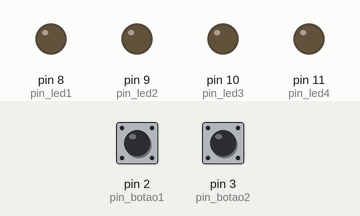
The sketch below on a simulated Arduino Uno, built with avr-gcc and run on an emulated ATmega328P. Shown: output pins drawn as LEDs (lit = HIGH). The test bench sets the inputs (shaded band); at power-on: pin 2 (pin_botao1) LOW, pin 3 (pin_botao2) LOW.

Above: at 1.2 s.
1.3 s: pin 2 (pin_botao1) pulled HIGH for 0.15 s
At 2.0 s:
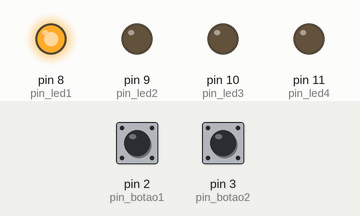
2.9 s: pin 2 (pin_botao1) pulled HIGH for 1 s
At 3.2 s:
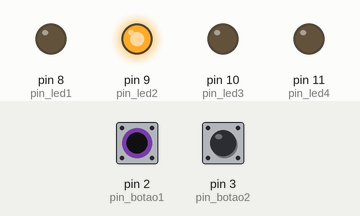
5.4 s: pin 2 (pin_botao1) pulled HIGH for 0.15 s
At 6.3 s:
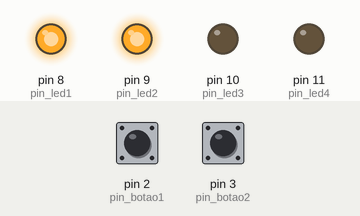
7.0 s: pin 2 (pin_botao1) pulled HIGH for 3.2 s
At 7.5 s:
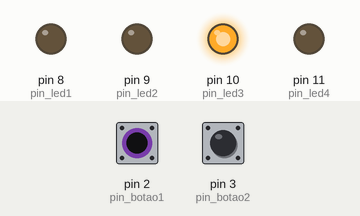
11.7 s: pin 2 (pin_botao1) pulled HIGH for 0.15 s
At 12.3 s:
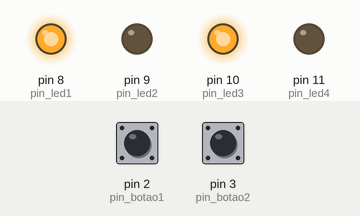
13.3 s: pin 2 (pin_botao1) pulled HIGH for 1 s
At 14.7 s:
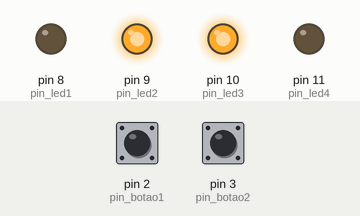
Timing chart, 0 to 16.3 s (numbered marks = the images above; inputs shaded):
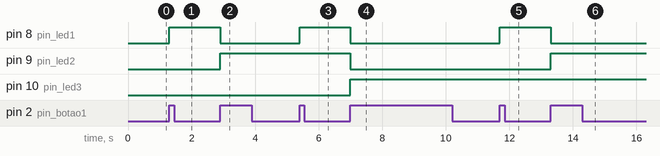

The sketch:

contador_sem_repeticao_com_binario.ino
```cpp
#define pin_led1 8
#define pin_led2 9
#define pin_led3 10
#define pin_led4 11
#define pin_botao1 2
#define pin_botao2 3

int cont = 0;
int tic1 = 0;
int tic2 = 0;
void setup() {
  pinMode(pin_led1, OUTPUT);
  pinMode(pin_led2, OUTPUT);
  pinMode(pin_led3, OUTPUT);
  pinMode(pin_led4, OUTPUT);
  pinMode(pin_botao1, INPUT);
  pinMode(pin_botao2, INPUT);
  Serial.begin(9600);
}

void loop() {
  // put your main code here, to run repeatedly:
  bool botaoA = digitalRead(pin_botao1);
  bool botaoB = digitalRead(pin_botao2);


if (botaoA == 1 && tic1 == 0 && cont<15) {
    cont += 1;
    tic1 += 1;
 }
if (botaoA == 0) {
    tic1 = 0;
}

if (botaoB == 1 && tic2 == 0 && cont>0) {
    cont -= 1;
    tic2 += 1;
 }
if (botaoB == 0) {
    tic2 = 0;
}

  if (cont == 0){
  digitalWrite(pin_led1,  LOW);
  digitalWrite(pin_led2,  LOW);
  digitalWrite(pin_led3,  LOW);
  digitalWrite(pin_led4,  LOW);
  }
   if (cont == 1){
  digitalWrite(pin_led1,  HIGH);
  digitalWrite(pin_led2,  LOW);
  digitalWrite(pin_led3,  LOW);
  digitalWrite(pin_led4,  LOW);
  }
  if (cont == 2){
  digitalWrite(pin_led1,  LOW);
  digitalWrite(pin_led2,  HIGH);
  digitalWrite(pin_led3,  LOW);
  digitalWrite(pin_led4,  LOW);
  }
  if (cont == 3){
  digitalWrite(pin_led1,  HIGH);
  digitalWrite(pin_led2,  HIGH);
  digitalWrite(pin_led3,  LOW);
  digitalWrite(pin_led4,  LOW);
  }
  if (cont == 4){
  digitalWrite(pin_led1,  LOW);
  digitalWrite(pin_led2,  LOW);
  digitalWrite(pin_led3,  HIGH);
  digitalWrite(pin_led4,  LOW);
  }
  if (cont == 5){
  digitalWrite(pin_led1,  HIGH);
  digitalWrite(pin_led2,  LOW);
  digitalWrite(pin_led3,  HIGH);
  digitalWrite(pin_led4,  LOW);
  }
  if (cont == 6){
  digitalWrite(pin_led1,  LOW);
  digitalWrite(pin_led2,  HIGH);
  digitalWrite(pin_led3,  HIGH);
  digitalWrite(pin_led4,  LOW);
  }
  if (cont == 7){
  digitalWrite(pin_led1,  HIGH);
  digitalWrite(pin_led2,  HIGH);
  digitalWrite(pin_led3,  HIGH);
  digitalWrite(pin_led4,  LOW);
  }
  if (cont == 8){
  digitalWrite(pin_led1,  LOW);
  digitalWrite(pin_led2,  LOW);
  digitalWrite(pin_led3,  LOW);
  digitalWrite(pin_led4,  HIGH);
  }
  if (cont == 9){
  digitalWrite(pin_led1,  HIGH);
  digitalWrite(pin_led2,  LOW);
  digitalWrite(pin_led3,  LOW);
  digitalWrite(pin_led4,  HIGH);
  }
  if (cont == 10){
  digitalWrite(pin_led1,  LOW);
  digitalWrite(pin_led2,  HIGH);
  digitalWrite(pin_led3,  LOW);
  digitalWrite(pin_led4,  HIGH);
  }
  if (cont == 11){
  digitalWrite(pin_led1,  HIGH);
  digitalWrite(pin_led2,  HIGH);
  digitalWrite(pin_led3,  LOW);
  digitalWrite(pin_led4,  HIGH);
  }
  if (cont == 12){
  digitalWrite(pin_led1,  LOW);
  digitalWrite(pin_led2,  LOW);
  digitalWrite(pin_led3,  HIGH);
  digitalWrite(pin_led4,  HIGH);
  }
  if (cont == 13){
  digitalWrite(pin_led1,  HIGH);
  digitalWrite(pin_led2,  LOW);
  digitalWrite(pin_led3,  HIGH);
  digitalWrite(pin_led4,  HIGH);
  }
  if (cont == 14){
  digitalWrite(pin_led1,  LOW);
  digitalWrite(pin_led2,  HIGH);
  digitalWrite(pin_led3,  HIGH);
  digitalWrite(pin_led4,  HIGH);
  }
  if (cont == 15){
  digitalWrite(pin_led1,  HIGH);
  digitalWrite(pin_led2,  HIGH);
  digitalWrite(pin_led3,  HIGH);
  digitalWrite(pin_led4,  HIGH);
  }

}
```

Measured:
- after the input at 1.3 s, pin 8 (pin_led1): LOW → HIGH at once
- after the input at 2.9 s, pin 8 (pin_led1): HIGH → LOW at once; pin 9 (pin_led2): LOW → HIGH at once
- after the input at 5.4 s, pin 8 (pin_led1): LOW → HIGH at once
- after the input at 7.0 s, pin 8 (pin_led1), pin 9 (pin_led2): HIGH → LOW at once; pin 10 (pin_led3): LOW → HIGH at once
- after the input at 11.7 s, pin 8 (pin_led1): LOW → HIGH at once
- after the input at 13.3 s, pin 8 (pin_led1): HIGH → LOW at once; pin 9 (pin_led2): LOW → HIGH at once
